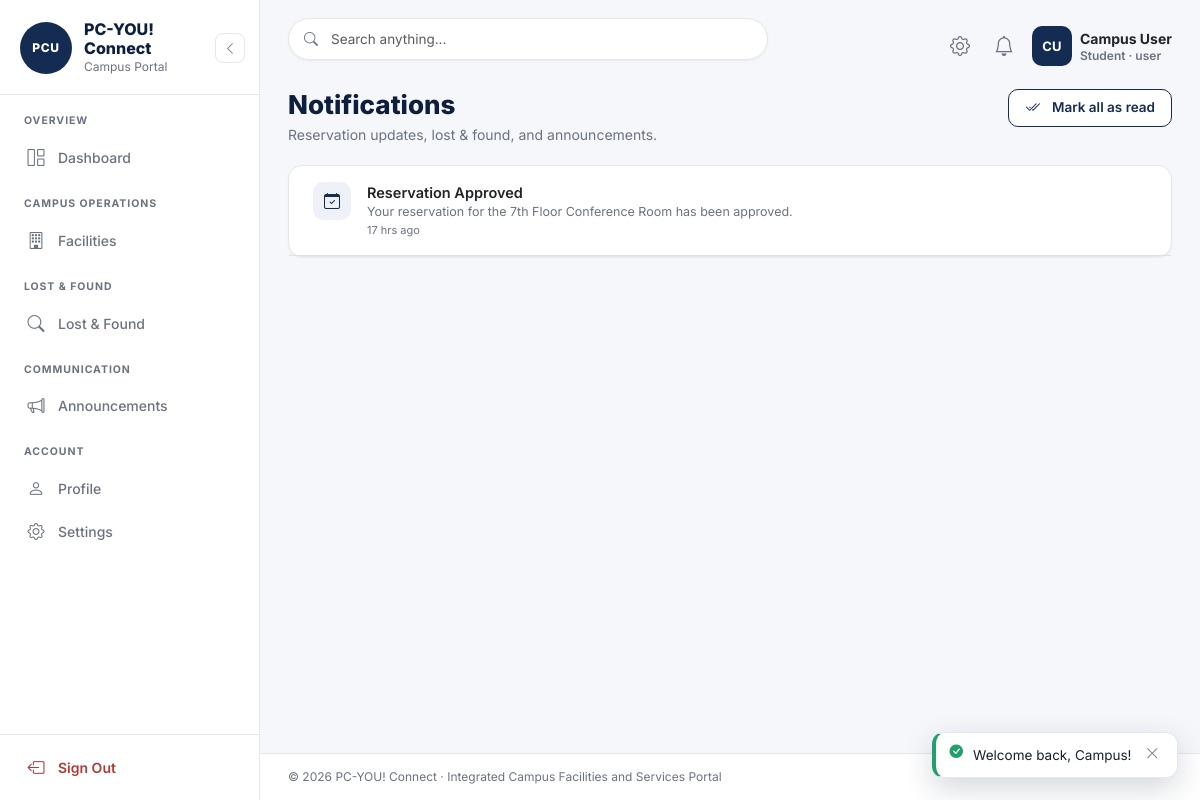
The app's page /user/notifications.php (signed in) with its own data.
### tables this page shows
CREATE TABLE `notifications` (
  `id` int(11) NOT NULL,
  `user_id` int(11) NOT NULL,
  `type` enum('reservation','lost_found','announcement','system') NOT NULL DEFAULT 'system',
  `title` varchar(160) NOT NULL,
  `message` text DEFAULT NULL,
  `link` varchar(255) DEFAULT NULL,
  `is_read` tinyint(1) NOT NULL DEFAULT 0,
  `created_at` timestamp NOT NULL DEFAULT current_timestamp()
);

### config/database.php (called while the page is built, shortened)
<?php
class Database {
    private static ?PDO $pdo = null;
    public static function conn(): PDO {
        if (self::$pdo === null) {
            self::$pdo = new PDO(
                'mysql:host=' . self::HOST . ';dbname=' . self::NAME . ';charset=utf8mb4',
                self::USER, self::PASS,
                [
                    PDO::ATTR_ERRMODE            => PDO::ERRMODE_EXCEPTION,
                    PDO::ATTR_DEFAULT_FETCH_MODE => PDO::FETCH_ASSOC,
                    PDO::ATTR_EMULATE_PREPARES   => false,
                ]
            );
        }
        return self::$pdo;
    }
}
function db(): PDO { return Database::conn(); }

### includes/functions.php (called while the page is built, shortened)
<?php
require_once __DIR__ . '/../config/database.php';
function e($v): string { return htmlspecialchars((string)$v, ENT_QUOTES, 'UTF-8'); }
function time_ago(?string $dt): string {
    $d = time() - strtotime($dt);
    if ($d < 86400)  { $h = floor($d / 3600); return $h . ($h == 1 ? ' hr' : ' hrs') . ' ago'; }
    return date('M j, Y', strtotime($dt));
}

### user/notifications.php (the view, shortened to what this page needs)
<?php
 $u = require_login();
 $st = db()->prepare('SELECT * FROM notifications WHERE user_id=? ORDER BY created_at DESC LIMIT 100');
 $st->execute([$u['id']]);
 $items = $st->fetchAll();
require_once '../includes/sidebar.php';
require_once '../includes/header.php';
?>
<div class="page-head">
  <div><h1 class="page-title">Notifications</h1><p class="page-sub">Reservation updates, lost &amp; found, and announcements.</p></div>
  <form method="post" action="../actions/notifications.php">
    <button class="btn btn-outline-navy"><i class="bi bi-check2-all me-1"></i>Mark all as read</button>
  </form>
</div>
<div class="card">
  <?php if (!$items): ?>
    <div class="p-4 text-center text-muted">You have no notifications.</div>
  <?php else: foreach ($items as $n): ?>
    <div class="d-flex gap-3 p-3 px-4 border-bottom <?= $n['is_read'] ? '' : 'bg-light' ?>" style="<?= $n['is_read'] ? '' : 'background:#F5F8FD' ?>">
      <span class="item-thumb"><i class="bi <?= $nicon[$n['type']] ?? 'bi-bell' ?>"></i></span>
      <div class="flex-grow-1">
        <div class="fw-semibold"><?= e($n['title']) ?> <?= $n['is_read'] ? '' : '<span class="badge badge-soft soft-primary">New</span>' ?></div>
        <div class="muted-sm"><?= e($n['message']) ?></div>
        <div class="muted-sm" style="font-size:11px"><?= time_ago($n['created_at']) ?></div>
      </div>
    </div>
  <?php endforeach; endif; ?>
</div>
<?php require_once '../includes/footer.php'; ?>

### assets/css/style.css (style rules this page uses)
:root { --navy: #142b52; --navy-dark: #0d1f3c; --bg: #f5f7fb; --white: #ffffff; --border: #e5e7eb; --input-border: #d8dce3; --text: #172033; --muted: #6b7280; --success: #22a06b; --warning: #e9a23b; --danger: #d9534f; --purple: #7654d6; --radius: 14px; --shadow-sm: 0 1px 2px rgba(23, 32, 51, 0.06); --shadow: 0 4px 16px rgba(13, 31, 60, 0.08); }
* { scrollbar-width: thin; }
body { font-family: "Inter", system-ui, -apple-system, sans-serif; background: var(--bg); color: var(--text); font-size: 14.5px; }
::placeholder { color: #9ca3af; }
.page-head { display: flex; justify-content: space-between; align-items: flex-start; gap: 12px; margin-bottom: 20px; flex-wrap: wrap; }
.page-title { font-size: 26px; font-weight: 800; color: var(--navy-dark); margin: 0; }
.page-sub { color: var(--muted); font-size: 14px; margin: 4px 0 0; }
.card { background: #fff; border: 1px solid var(--border); border-radius: var(--radius); box-shadow: var(--shadow-sm); }
.btn { height: 38px; min-height: 0; padding: 0 16px; border-radius: 10px; font-size: 13.5px; font-weight: 600; display: inline-flex; align-items: center; justify-content: center; gap: 8px; line-height: 1; white-space: nowrap; }
.btn i { font-size: 15px; }
.btn, .btn-sm-icon, .act-icon, .pg-btn, .filter-tab, .sidebar-link, .quick-action, .btn-icon, .eye-btn { transition: all 0.18s ease; }
.btn-outline-navy { border: 1px solid var(--navy); color: var(--navy); font-weight: 600; background: #fff; }
.item-thumb { width: 38px; height: 38px; border-radius: 10px; background: #eef2f8; color: var(--navy); display: flex; align-items: center; justify-content: center; font-size: 16px; flex: none; }
.muted-sm { font-size: 12.5px; color: var(--muted); }

### records on screen
notifications: title "Reservation Approved", message "Your reservation for the 7th Floor Conference Room has been approved.", created_at "17 hrs ago"

### other values on screen
$ini "CU"
$navUser['name'] "Campus User"
$navUser['role'] "Student"
$navUser['user_id'] "user"
